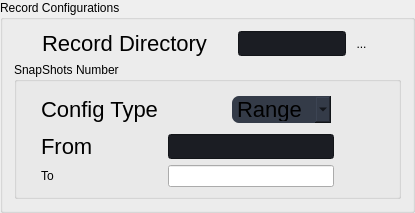
           <widget class="QGroupBox" name="RecordConf_Groupbox">
            <property name="sizePolicy">
             <sizepolicy hsizetype="Preferred" vsizetype="Preferred">
              <horstretch>28</horstretch>
              <verstretch>0</verstretch>
             </sizepolicy>
            </property>
            <property name="title">
             <string>Record Configurations</string>
            </property>
            <layout class="QVBoxLayout" name="verticalLayout_4">
             <item>
              <layout class="QHBoxLayout" name="RecordDir_Hlayout">
               <item>
                <spacer name="RecordDir_HSpacer_left">
                 <property name="orientation">
                  <enum>Qt::Horizontal</enum>
                 </property>
                 <property name="sizeHint" stdset="0">
                  <size>
                   <width>28</width>
                   <height>20</height>
                  </size>
                 </property>
                </spacer>
               </item>
               <item>
                <widget class="QLabel" name="RecordDir_label">
                 <property name="sizePolicy">
                  <sizepolicy hsizetype="Preferred" vsizetype="Preferred">
                   <horstretch>20</horstretch>
                   <verstretch>0</verstretch>
                  </sizepolicy>
                 </property>
                 <property name="styleSheet">
                  <string notr="true">font-size:22px;
font:normal</string>
                 </property>
                 <property name="text">
                  <string>Record Directory</string>
                 </property>
                </widget>
               </item>
               <item>
                <spacer name="RecordDir_HSpacer_mid">
                 <property name="orientation">
                  <enum>Qt::Horizontal</enum>
                 </property>
                 <property name="sizeHint" stdset="0">
                  <size>
                   <width>25</width>
                   <height>20</height>
                  </size>
                 </property>
                </spacer>
               </item>
               <item>
                <widget class="QLineEdit" name="RecordDir_HSpacer_lineEdit">
                 <property name="sizePolicy">
                  <sizepolicy hsizetype="Expanding" vsizetype="Expanding">
                   <horstretch>50</horstretch>
                   <verstretch>0</verstretch>
                  </sizepolicy>
                 </property>
                 <property name="styleSheet">
                  <string notr="true">background-color: #1b1d23;
font:normal;
</string>
                 </property>
                </widget>
               </item>
               <item>
                <widget class="QToolButton" name="RecordDir_HSpacer_toolButton">
                 <property name="styleSheet">
                  <string notr="true">QToolButton{
background-color:none;
border:none;
}
QToolButton:hover{
background-color: #394150;
border-radius:13px;
}</string>
                 </property>
                 <property name="text">
                  <string>...</string>
                 </property>
                </widget>
               </item>
               <item>
                <spacer name="RecordDir_HSpacer_right">
                 <property name="orientation">
                  <enum>Qt::Horizontal</enum>
                 </property>
                 <property name="sizeHint" stdset="0">
                  <size>
                   <width>30</width>
                   <height>20</height>
                  </size>
                 </property>
                </spacer>
               </item>
              </layout>
             </item>
             <item>
              <widget class="QGroupBox" name="Snapshots_GroupBox">
               <property name="title">
                <string>SnapShots Number</string>
               </property>
               <layout class="QVBoxLayout" name="verticalLayout_11">
                <item>
                 <layout class="QHBoxLayout" name="ConfigType_Hlayout">
                  <property name="topMargin">
                   <number>5</number>
                  </property>
                  <property name="bottomMargin">
                   <number>5</number>
                  </property>
                  <item>
                   <spacer name="ConfigType_HSpacer_left">
                    <property name="orientation">
                     <enum>Qt::Horizontal</enum>
                    </property>
                    <property name="sizeHint" stdset="0">
                     <size>
                      <width>15</width>
                      <height>20</height>
                     </size>
                    </property>
                   </spacer>
                  </item>
                  <item>
                   <widget class="QLabel" name="ConfigType_label">
                    <property name="sizePolicy">
                     <sizepolicy hsizetype="Preferred" vsizetype="Preferred">
                      <horstretch>20</horstretch>
                      <verstretch>0</verstretch>
                     </sizepolicy>
                    </property>
                    <property name="styleSheet">
                     <string notr="true">font-size:22px;
font:normal</string>
                    </property>
                    <property name="text">
                     <string>Config Type</string>
                    </property>
                   </widget>
                  </item>
                  <item>
                   <spacer name="ConfigType_HSpacer_mid">
                    <property name="orientation">
                     <enum>Qt::Horizontal</enum>
                    </property>
                    <property name="sizeHint" stdset="0">
                     <size>
                      <width>68</width>
                      <height>20</height>
                     </size>
                    </property>
                   </spacer>
                  </item>
                  <item>
                   <widget class="QComboBox" name="ConfigType_comboBox">
                    <property name="sizePolicy">
                     <sizepolicy hsizetype="Preferred" vsizetype="Expanding">
                      <horstretch>56</horstretch>
                      <verstretch>15</verstretch>
                     </sizepolicy>
                    </property>
                    <property name="autoFillBackground">
                     <bool>false</bool>
                    </property>
                    <property name="styleSheet">
                     <string notr="true">background-color:#343b48;
font:normal;
font-size:22px;
border-radius:7px;</string>
                    </property>
                    <item>
                     <property name="text">
                      <string>Range</string>
                     </property>
                    </item>
                    <item>
                     <property name="text">
                      <string>List</string>
                     </property>
                    </item>
                    <item>
                     <property name="text">
                      <string>Value</string>
                     </property>
                    </item>
                   </widget>
                  </item>
                  <item>
                   <spacer name="ConfigType_HSpacer_right">
                    <property name="orientation">
                     <enum>Qt::Horizontal</enum>
                    </property>
                    <property name="sizeHint" stdset="0">
                     <size>
                      <width>58</width>
                      <height>10</height>
                     </size>
                    </property>
                   </spacer>
                  </item>
                 </layout>
                </item>
                <item>
                 <layout class="QVBoxLayout" name="ConfigValue_Vlayout">
                  <item>
                   <layout class="QHBoxLayout" name="FromConfigValue_Hlayout">
                    <item>
                     <spacer name="RecordDir_HSpacer_left_2">
                      <property name="orientation">
                       <enum>Qt::Horizontal</enum>
                      </property>
                      <property name="sizeHint" stdset="0">
                       <size>
                        <width>15</width>
                        <height>20</height>
                       </size>
                      </property>
                     </spacer>
                    </item>
                    <item>
                     <widget class="QLabel" name="FromConfigValue_label">
                      <property name="sizePolicy">
                       <sizepolicy hsizetype="Preferred" vsizetype="Preferred">
                        <horstretch>20</horstretch>
                        <verstretch>0</verstretch>
                       </sizepolicy>
                      </property>
                      <property name="styleSheet">
                       <string notr="true">font-size:22px;
font:normal</string>
                      </property>
                      <property name="text">
                       <string>From</string>
                      </property>
                     </widget>
                    </item>
                    <item>
                     <spacer name="RecordDir_HSpacer_mid_2">
                      <property name="orientation">
                       <enum>Qt::Horizontal</enum>
                      </property>
                      <property name="sizeHint" stdset="0">
                       <size>
                        <width>60</width>
                        <height>20</height>
                       </size>
                      </property>
                     </spacer>
                    </item>
                    <item>
                     <widget class="QLineEdit" name="FromConfigValue_lineEdit">
                      <property name="sizePolicy">
                       <sizepolicy hsizetype="Expanding" vsizetype="Expanding">
                        <horstretch>55</horstretch>
                        <verstretch>0</verstretch>
                       </sizepolicy>
                      </property>
                      <property name="styleSheet">
                       <string notr="true">background-color: #1b1d23;
font:normal;
</string>
                      </property>
                     </widget>
                    </item>
                    <item>
                     <spacer name="RecordDir_HSpacer_right_2">
                      <property name="orientation">
                       <enum>Qt::Horizontal</enum>
                      </property>
                      <property name="sizeHint" stdset="0">
                       <size>
                        <width>55</width>
                        <height>20</height>
                       </size>
                      </property>
                     </spacer>
                    </item>
                   </layout>
                  </item>
                  <item>
                   <layout class="QHBoxLayout" name="ToConfigValue_Hlayout">
                    <item>
                     <spacer name="horizontalSpacer_6">
                      <property name="orientation">
                       <enum>Qt::Horizontal</enum>
                      </property>
                      <property name="sizeHint" stdset="0">
                       <size>
                        <width>15</width>
                        <height>20</height>
                       </size>
                      </property>
                     </spacer>
                    </item>
                    <item>
                     <widget class="QLabel" name="ToConfigValue_label">
                      <property name="sizePolicy">
                       <sizepolicy hsizetype="Expanding" vsizetype="Fixed">
                        <horstretch>20</horstretch>
                        <verstretch>4</verstretch>
                       </sizepolicy>
                      </property>
                      <property name="minimumSize">
                       <size>
                        <width>0</width>
                        <height>0</height>
                       </size>
                      </property>
                      <property name="text">
                       <string>To</string>
                      </property>
                     </widget>
                    </item>
                    <item>
                     <spacer name="horizontalSpacer">
                      <property name="orientation">
                       <enum>Qt::Horizontal</enum>
                      </property>
                      <property name="sizeHint" stdset="0">
                       <size>
                        <width>60</width>
                        <height>20</height>
                       </size>
                      </property>
                     </spacer>
                    </item>
                    <item>
                     <widget class="QLineEdit" name="ToConfigValue_lineEdit">
                      <property name="sizePolicy">
                       <sizepolicy hsizetype="Expanding" vsizetype="Fixed">
                        <horstretch>55</horstretch>
                        <verstretch>0</verstretch>
                       </sizepolicy>
                      </property>
                     </widget>
                    </item>
                    <item>
                     <spacer name="horizontalSpacer_7">
                      <property name="orientation">
                       <enum>Qt::Horizontal</enum>
                      </property>
                      <property name="sizeHint" stdset="0">
                       <size>
                        <width>55</width>
                        <height>20</height>
                       </size>
                      </property>
                     </spacer>
                    </item>
                   </layout>
                  </item>
                 </layout>
                </item>
               </layout>
              </widget>
             </item>
            </layout>
           </widget>
